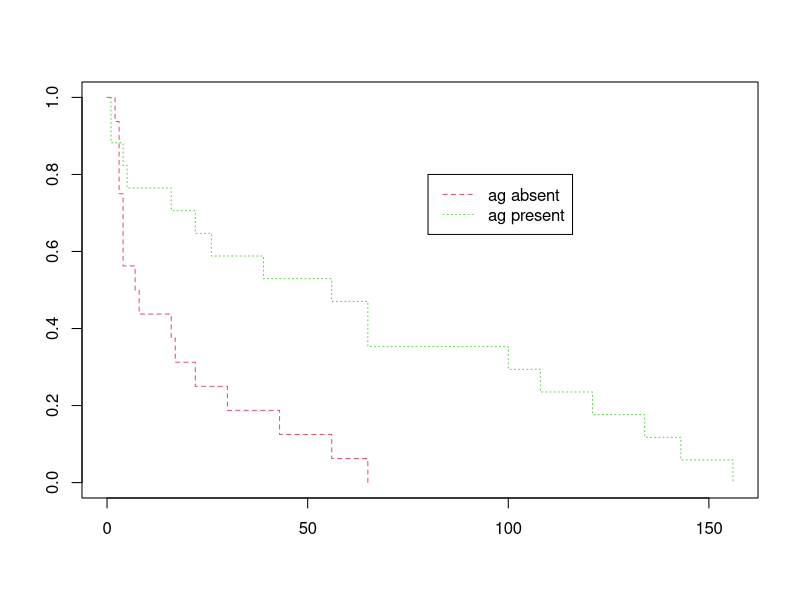
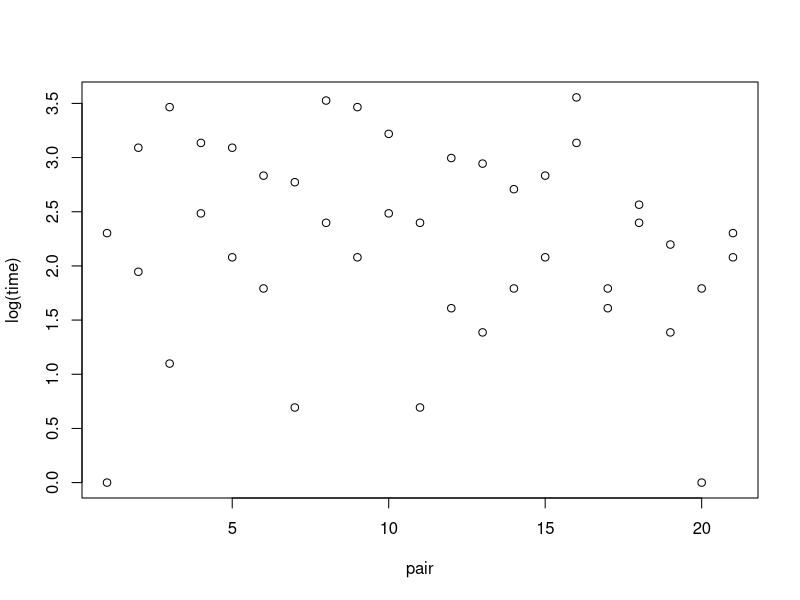
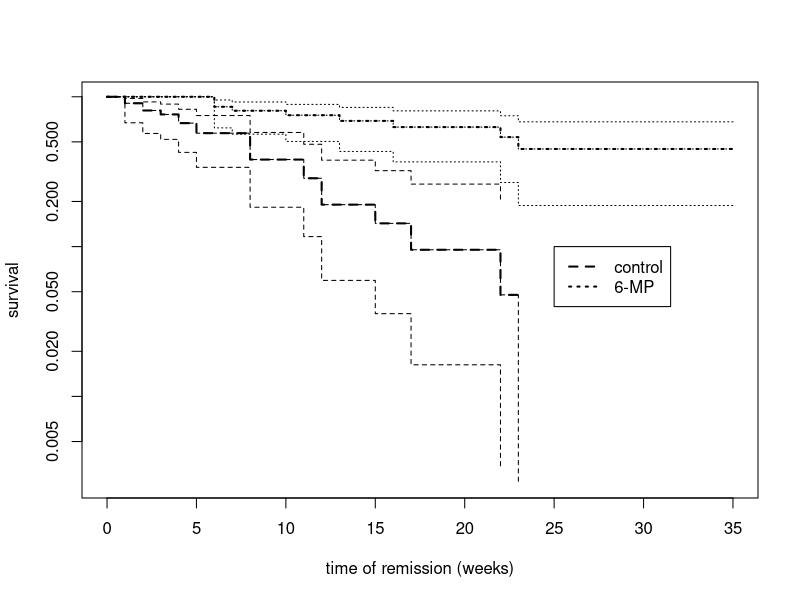
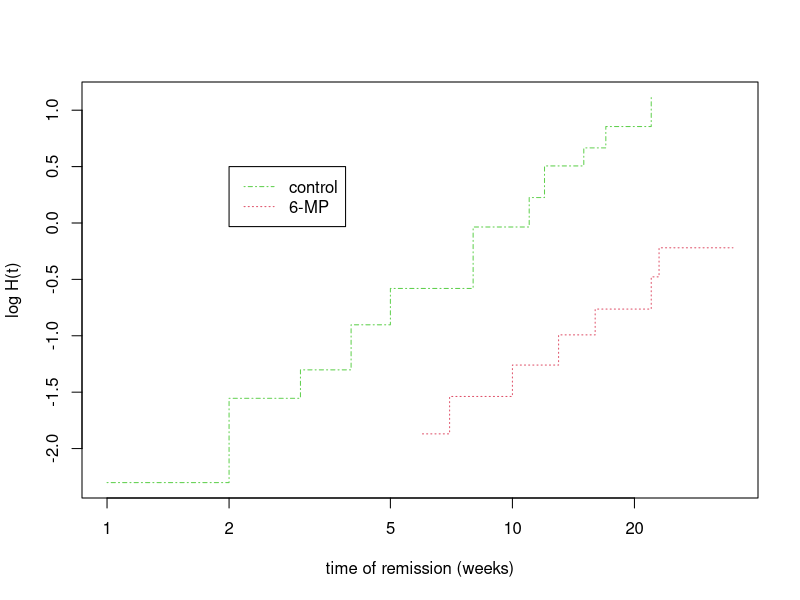
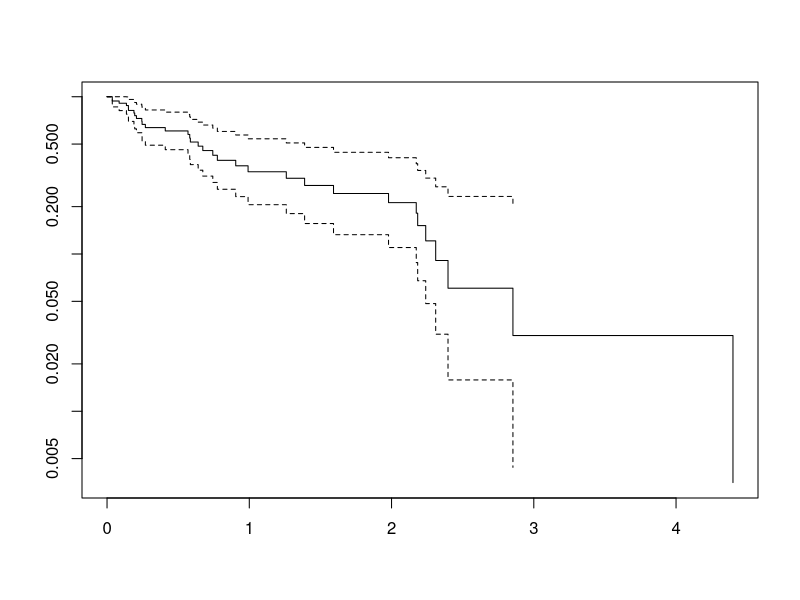
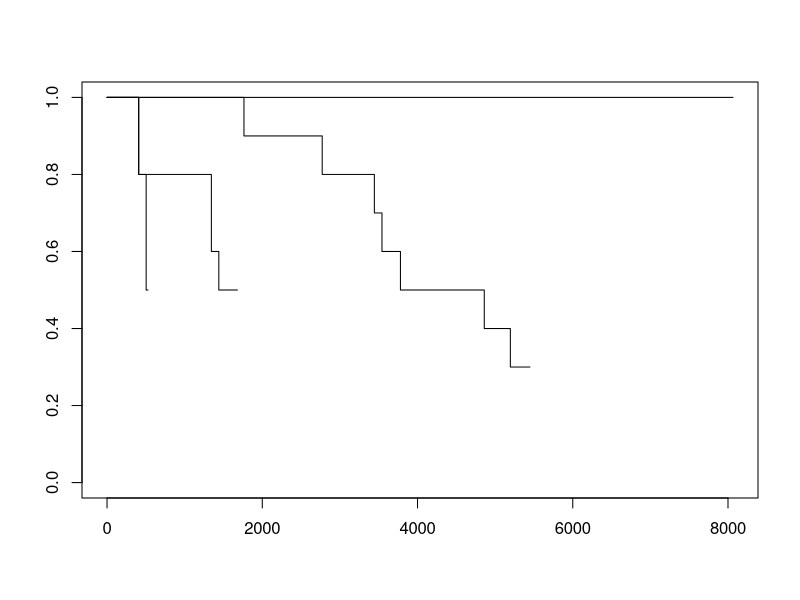
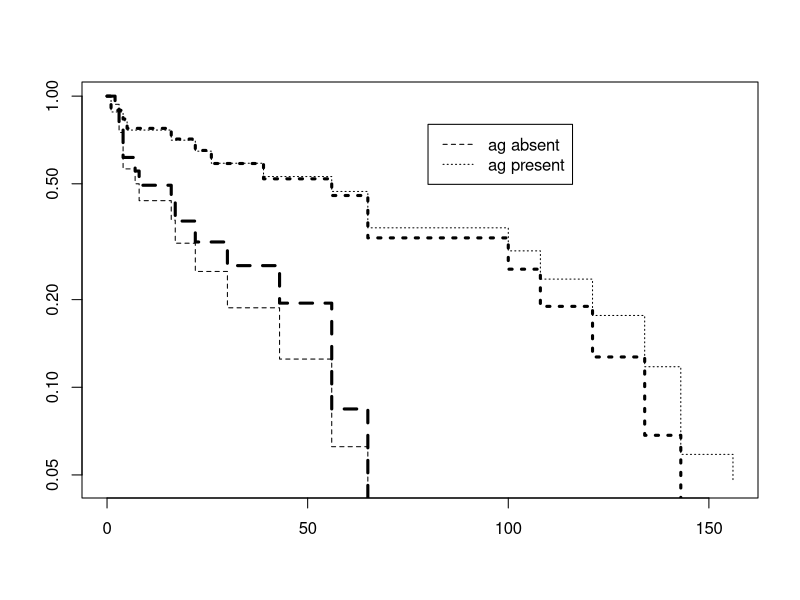
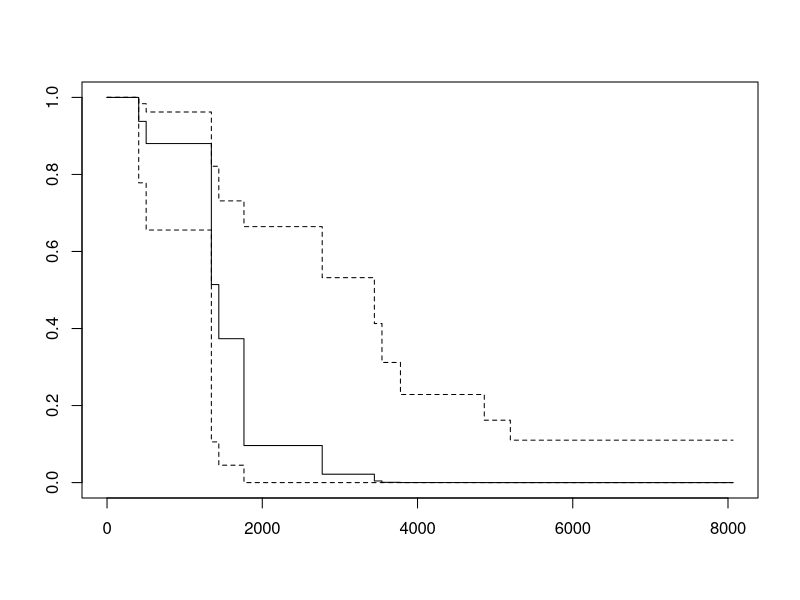

Source code (R) for these figures, in order:
#-*- R -*-

## Script from Fourth Edition of `Modern Applied Statistics with S'

# Chapter 13   Survival Analysis

library(MASS)
options(width=65, digits=5, height=9999)
options(contrasts=c("contr.treatment", "contr.poly"))
pdf("ch13.pdf", width=8, height=6, pointsize=9)

library(survival)

# 13.1  Estimators of survivor curves

plot(survfit(Surv(time) ~ ag, data=leuk), lty = 2:3, col = 2:3)
legend(80, 0.8, c("ag absent", "ag present"), lty = 2:3, col = 2:3)

attach(gehan)
Surv(time, cens)
plot(log(time) ~ pair)
# product-limit estimators with Greenwood's formula for errors:
gehan.surv <- survfit(Surv(time, cens) ~ treat, data = gehan,
                      conf.type = "log-log")
summary(gehan.surv)
plot(gehan.surv, conf.int = TRUE, lty = 3:2, log = TRUE,
     xlab = "time of remission (weeks)", ylab = "survival")
lines(gehan.surv, lty = 3:2, lwd = 2, cex = 2)
legend(25, 0.1 , c("control", "6-MP"), lty = 2:3, lwd = 2)
detach()

survdiff(Surv(time, cens) ~ treat, data = gehan)
survdiff(Surv(time) ~ ag, data = leuk)


# 13.2  Parametric models

plot(gehan.surv,  lty = 3:4, col = 2:3, fun = "cloglog",
     xlab = "time of remission (weeks)", ylab = "log H(t)")
legend(2, 0.5, c("control","6-MP"), lty = 4:3, col = 3:2)

survreg(Surv(time) ~ ag*log(wbc), leuk, dist = "exponential")
summary(survreg(Surv(time) ~ ag + log(wbc), leuk, dist = "exponential"))
summary(survreg(Surv(time) ~ ag + log(wbc), leuk)) # Weibull
summary(survreg(Surv(time) ~ ag + log(wbc), leuk,
                dist="loglogistic"))
anova(survreg(Surv(time) ~ log(wbc), data = leuk),
   survreg(Surv(time) ~ ag + log(wbc), data = leuk))
summary(survreg(Surv(time) ~ strata(ag) + log(wbc), data=leuk))
leuk.wei <- survreg(Surv(time) ~ ag + log(wbc), leuk)
ntimes <- leuk$time * exp(-leuk.wei$linear.predictors)
plot(survfit(Surv(ntimes) ~ 1), log = TRUE)

survreg(Surv(time, cens) ~ factor(pair) + treat, gehan,
        dist = "exponential")
summary(survreg(Surv(time, cens) ~ treat, gehan, dist = "exponential"))
summary(survreg(Surv(time, cens) ~ treat, gehan))

plot(survfit(Surv(time, cens) ~ factor(temp), motors), conf.int = FALSE)
motor.wei <- survreg(Surv(time, cens) ~ temp, motors)
summary(motor.wei)
unlist(predict(motor.wei, data.frame(temp=130), se.fit = TRUE))

predict(motor.wei, data.frame(temp=130), type = "quantile",
        p = c(0.5, 0.1))
t1 <-  predict(motor.wei, data.frame(temp=130),
               type = "uquantile", p = 0.5, se = TRUE)
exp(c(LL=t1$fit - 2*t1$se, UL=t1$fit + 2*t1$se))
t1 <-  predict(motor.wei, data.frame(temp=130),
               type = "uquantile", p = 0.1, se = TRUE)
exp(c(LL=t1$fit - 2*t1$se, UL=t1$fit + 2*t1$se))

# summary(censorReg(censor(time, cens) ~ treat, gehan))

# 13.3  Cox proportional hazards model

attach(leuk)
leuk.cox <- coxph(Surv(time) ~ ag + log(wbc), data = leuk)
summary(leuk.cox)
update(leuk.cox, ~ . -ag)

(leuk.coxs <- coxph(Surv(time) ~ strata(ag) + log(wbc), data = leuk))

(leuk.coxs1 <- update(leuk.coxs, . ~ . + ag:log(wbc)))
plot(survfit(Surv(time) ~ ag), lty = 2:3, log = TRUE)
lines(survfit(leuk.coxs), lty = 2:3, lwd = 3)
legend(80, 0.8, c("ag absent", "ag present"), lty = 2:3)
leuk.cox <- coxph(Surv(time) ~ ag, leuk)
detach()

gehan.cox <- coxph(Surv(time, cens) ~ treat, gehan, method = "exact")
summary(gehan.cox)

# The next fit is slow
coxph(Surv(time, cens) ~ treat + factor(pair), gehan,
        method = "exact")
1 - pchisq(45.5 - 16.2, 20)

(motor.cox <- coxph(Surv(time, cens) ~ temp, motors))
coxph(Surv(time, cens) ~ temp, motors, method = "breslow")
coxph(Surv(time, cens) ~ temp, motors, method = "exact")
plot( survfit(motor.cox, newdata=data.frame(temp=200),
               conf.type = "log-log") )
summary( survfit(motor.cox, newdata = data.frame(temp=130)) )


# 13.4  Further examples

# VA.temp <- as.data.frame(cancer.vet)
# dimnames(VA.temp)[[2]] <- c("treat", "cell", "stime",
#     "status", "Karn", "diag.time","age","therapy")
# attach(VA.temp)
# VA <- data.frame(stime, status, treat = factor(treat), age,
#     Karn, diag.time, cell = factor(cell), prior = factor(therapy))
# detach(VA.temp)
(VA.cox <- coxph(Surv(stime, status) ~ treat + age  + Karn +
                 diag.time + cell + prior, data = VA))

(VA.coxs <- coxph(Surv(stime, status) ~ treat + age + Karn +
     diag.time + strata(cell) + prior, data = VA))

par(mfrow=c(1,2), pty="s")
plot(survfit(VA.coxs), log = TRUE, lty = 1:4, col = 2:5)
#legend(locator(1), c("squamous", "small", "adeno", "large"), lty = 1:4, col = 2:5)
plot(survfit(VA.coxs), fun = "cloglog", lty = 1:4, col = 2:5)
cKarn <- factor(cut(VA$Karn, 5))
VA.cox1 <- coxph(Surv(stime, status) ~ strata(cKarn) + cell, data = VA)
plot(survfit(VA.cox1), fun="cloglog")
VA.cox2 <- coxph(Surv(stime, status) ~ Karn + strata(cell), data = VA)
scatter.smooth(VA$Karn, residuals(VA.cox2))

VA.wei <- survreg(Surv(stime, status) ~ treat + age + Karn +
                  diag.time + cell + prior, data = VA)
summary(VA.wei, cor = FALSE)

VA.exp <- survreg(Surv(stime, status) ~ Karn + cell,
                  data = VA, dist = "exponential")
summary(VA.exp, cor = FALSE)

cox.zph(VA.coxs)

par(mfrow = c(3, 2), pty="m"); plot(cox.zph(VA.coxs))

VA2 <- VA ## needed because VA and stepAIC are both in MASS
VA2$Karnc <- VA2$Karn - 50
VA.coxc <- update(VA.cox, ~ . - Karn + Karnc, data=VA2)
VA.cox2 <- stepAIC(VA.coxc, ~ .^2)
VA.cox2$anova

(VA.cox3 <- update(VA.cox2, ~ treat/Karnc + prior*Karnc
   + treat:prior + cell/diag.time))

cox.zph(VA.cox3)

par(mfrow = c(2, 2))
plot(cox.zph(VA.cox3), var = c(1, 3, 7))
par(mfrow = c(1, 1))

#data(heart) # in package survival
coxph(Surv(start, stop, event) ~ transplant*
    (age + surgery + year), data = heart)
(stan <- coxph(Surv(start, stop, event) ~ transplant*year +
    age + surgery, data = heart))

stan1 <- coxph(Surv(start, stop, event) ~ strata(transplant) +
    year + year:transplant + age + surgery, heart)
par(mfrow = c(1,2), pty = "s")
## failed 2022-07
## plot(survfit(stan1), conf.int = TRUE, log = TRUE, lty = c(1, 3), col = 2:3)
#legend(locator(1), c("before", "after"), lty = c(1, 3), col= 2:3)

attach(heart)
plot(year[transplant==0], residuals(stan1, collapse = id),
     xlab = "year", ylab = "martingale residual")
lines(lowess(year[transplant == 0],
             residuals(stan1, collapse = id)))
par(mfrow = c(1,1), pty = "m")
sresid <- resid(stan1, type = "dfbeta", collapse = id)
detach()
-100 * sresid %*% diag(1/stan1$coef)

# Survivor curve for the "average" subject
summary(survfit(stan))
#  follow-up for two years
stan2 <- data.frame(start = c(0, 183), stop= c(183, 2*365),
    event = c(0, 0), year = c(4, 4), age = c(50, 50) - 48,
    surgery = c(1, 1), transplant = as.factor(c(0, 1)))
summary(survfit(stan, stan2, individual = TRUE, conf.type = "log-log"))

# Aids analysis
time.depend.covar <- function(data) {
  id <- row.names(data); n <- length(id)
  events <- c(0, 10043, 11139, 12053) # julian days
  crit1 <- matrix(events[1:3], n, 3 ,byrow = TRUE)
  crit2 <- matrix(events[2:4], n, 3, byrow = TRUE)
  diag <- matrix(data$diag,n,3); death <- matrix(data$death,n,3)
  incid <- (diag < crit2) & (death >= crit1); incid <- t(incid)
  indr <- col(incid)[incid]; indc <- row(incid)[incid]
  ind <- cbind(indr, indc); idno <- id[indr]
  state <- data$state[indr]; T.categ <- data$T.categ[indr]
  age <- data$age[indr]; sex <- data$sex[indr]
  late <- indc - 1
  start <- t(pmax(crit1 - diag, 0))[incid]
  stop <- t(pmin(crit2, death + 0.9) - diag)[incid]
  status <- matrix(as.numeric(data$status),n,3)-1 # 0/1
  status[death > crit2] <- 0; status <- status[ind]
  levels(state) <- c("NSW", "Other", "QLD", "VIC")
  levels(T.categ) <- c("hs", "hsid", "id", "het", "haem",
                       "blood", "mother", "other")
  levels(sex) <- c("F", "M")
  data.frame(idno, zid=factor(late), start, stop, status,
             state, T.categ, age, sex)
}
Aids3 <- time.depend.covar(Aids2)

attach(Aids3)
aids.cox <- coxph(Surv(start, stop, status)
     ~ zid + state + T.categ + sex + age, data = Aids3)
summary(aids.cox)

aids1.cox <- coxph(Surv(start, stop, status)
  ~ zid + strata(state) + T.categ + age, data = Aids3)
(aids1.surv <- survfit(aids1.cox))
plot(aids1.surv, mark.time = FALSE, lty = 1:4, col = 2:5,
     xscale = 365.25/12, xlab = "months since diagnosis")
#legend(locator(1), levels(state), lty = 1:4, col = 2:5)

aids2.cox <- coxph(Surv(start, stop, status)
  ~ zid + state + strata(T.categ) + age, data = Aids3)
(aids2.surv <- survfit(aids2.cox))

par(mfrow = c(1, 2), pty="s")
plot(aids2.surv[1:4], mark.time = FALSE, lty = 1:4, col = 2:5,
  xscale=365.25/12, xlab="months since diagnosis")
#legend(locator(1), levels(T.categ)[1:4], lty = 1:4, col = 2:5)

plot(aids2.surv[c(1, 5, 6, 8)], mark.time = FALSE, lty = 1:4, col = 2:5,
  xscale=365.25/12, xlab="months since diagnosis")
#legend(locator(1), levels(T.categ)[c(1, 5, 6, 8)], lty = 1:4, col = 2:5)
par(mfrow=c(1,1), pty="m")

## fails 2022-07
#cases <- diff(c(0,idno)) != 0
#aids.res <- residuals(aids.cox, collapse = idno)
#scatter.smooth(age[cases], aids.res, xlab = "age",
#  ylab = "martingale residual")

age2 <- cut(age, c(-1, 15, 30, 40, 50, 60, 100))
c.age <- factor(as.numeric(age2), labels = c("0-15", "16-30",
  "31-40", "41-50", "51-60", "61+"))
table(c.age)
c.age <- relevel(c.age, "31-40")

summary(coxph(Surv(start, stop, status) ~ zid  + state
  + T.categ + age + c.age, data = Aids3))
detach()

make.aidsp <- function(){
  cutoff <- 10043
  btime <- pmin(cutoff, Aids2$death) - pmin(cutoff, Aids2$diag)
  atime <- pmax(cutoff, Aids2$death) - pmax(cutoff, Aids2$diag)
  survtime <- btime + 0.5*atime
  status <- as.numeric(Aids2$status)
  data.frame(survtime, status = status - 1, state = Aids2$state,
    T.categ = Aids2$T.categ, age = Aids2$age, sex = Aids2$sex)
}
Aidsp <- make.aidsp()
aids.wei <- survreg(Surv(survtime + 0.9, status) ~  state
    + T.categ + sex + age, data = Aidsp)
summary(aids.wei, cor = FALSE)

survreg(Surv(survtime + 0.9, status) ~ state + T.categ
  + age, data = Aidsp)

(aids.ps <- survreg(Surv(survtime + 0.9, status) ~  state
   + T.categ + pspline(age, df=6), data = Aidsp))
zz <- predict(aids.ps, data.frame(
   state = factor(rep("NSW", 83), levels = levels(Aidsp$state)),
   T.categ = factor(rep("hs", 83), levels = levels(Aidsp$T.categ)),
   age = 0:82), se = T, type = "linear")
plot(0:82, exp(zz$fit)/365.25, type = "l", ylim = c(0, 2),
   xlab = "age", ylab = "expected lifetime (years)")
lines(0:82, exp(zz$fit+1.96*zz$se.fit)/365.25, lty = 3, col = 2)
lines(0:82, exp(zz$fit-1.96*zz$se.fit)/365.25, lty = 3, col = 2)
rug(Aidsp$age+runif(length(Aidsp$age), -0.5, 0.5), ticksize = 0.015)

# End of ch13
